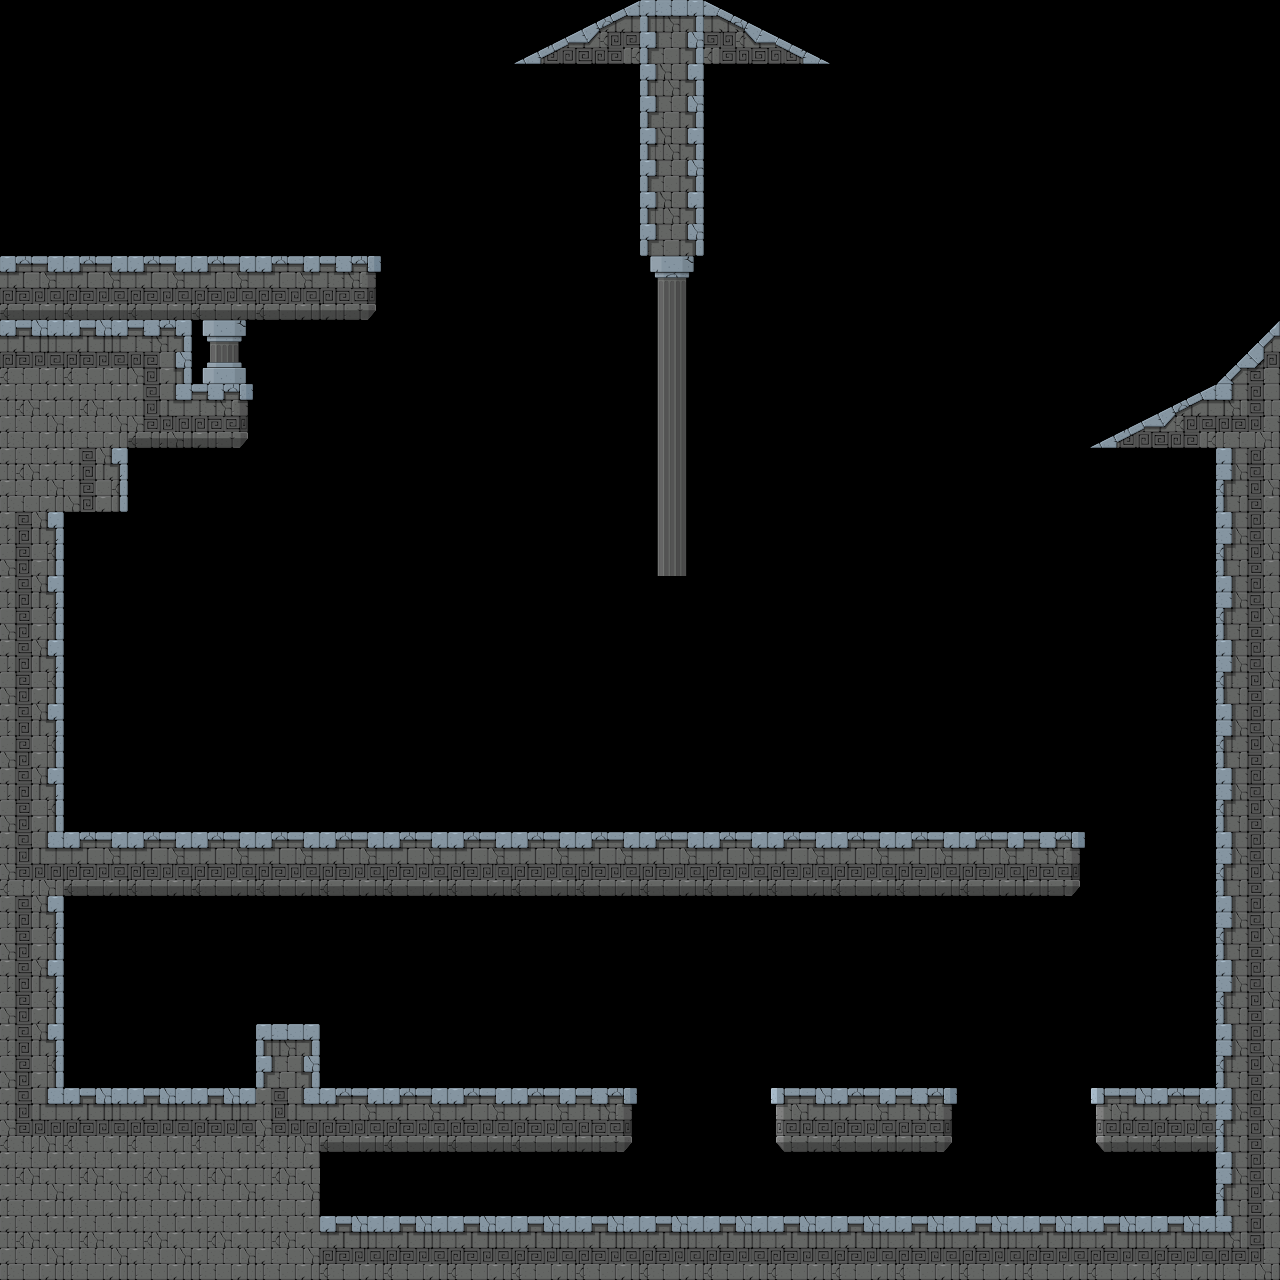

Below is a game level as drawn by its tile map, then a one-line description and the .tmx that defines it (tile-layer data replaced by summaries):
An orthogonal 20x20 tile map with 64x64 px tiles, 1 tile layer (Collisions) and 36 objects.

<map version="1.0" orientation="orthogonal" renderorder="right-down" width="20" height="20" tilewidth="64" tileheight="64" nextobjectid="56">
 <tileset firstgid="1" name="Tileset" tilewidth="64" tileheight="64" tilecount="72" columns="8">
  <image source="Tileset.png" width="512" height="576" />
 </tileset>
 <layer name="Collisions" width="20" height="20">
  <data>[400 cells, 116 non-empty, 22 distinct tile ids]</data>
 </layer>
 <objectgroup color="#a00000" name="Enemies">
  <object id="3" x="277" y="791" width="24" height="23" />
  <object id="4" x="864" y="803" />
  <object id="5" x="550" y="1063" />
  <object id="6" x="863" y="1059" />
  <object id="25" x="352" y="1190" />
  <object id="26" x="422" y="1192" />
  <object id="27" x="485" y="1191" />
  <object id="28" x="545" y="1192" />
  <object id="29" x="619" y="1193" />
  <object id="30" x="671" y="1195" width="1" />
  <object id="31" x="744" y="1197" />
  <object id="32" x="800" y="1197" width="2" />
  <object id="33" x="860" y="1197" />
  <object id="34" x="923" y="1198" />
  <object id="35" x="983" y="1191" />
  <object id="36" x="1073" y="1190" />
  <object id="37" x="1123" y="1193" width="1" />
  <object id="38" x="1168" y="1188" />
  <object id="39" x="1123" y="1174" />
  <object id="40" x="804" y="1176" />
  <object id="41" x="695" y="1183" />
  <object id="42" x="587" y="1183" />
  <object id="43" x="512" y="1183" />
  <object id="44" x="454" y="1186" />
  <object id="45" x="398" y="1180" />
  <object id="46" x="1037" y="1192" />
  <object id="47" x="159" y="804" />
  <object id="48" x="599" y="811" />
  <object id="49" x="759" y="790" />
  <object id="50" x="1060" y="804" />
  <object id="51" x="1187" y="363" />
  <object id="52" x="290" y="1009" />
  <object id="53" x="428" y="808" />
  <object id="54" x="354" y="1043" width="14" height="37" />
 </objectgroup>
 <objectgroup color="#00a000" name="Goal">
  <object id="7" x="162" y="1055" />
 </objectgroup>
 <objectgroup color="#ffff7a" name="Player">
  <object id="55" x="151" y="156" width="19" height="20" />
 </objectgroup>
</map>
